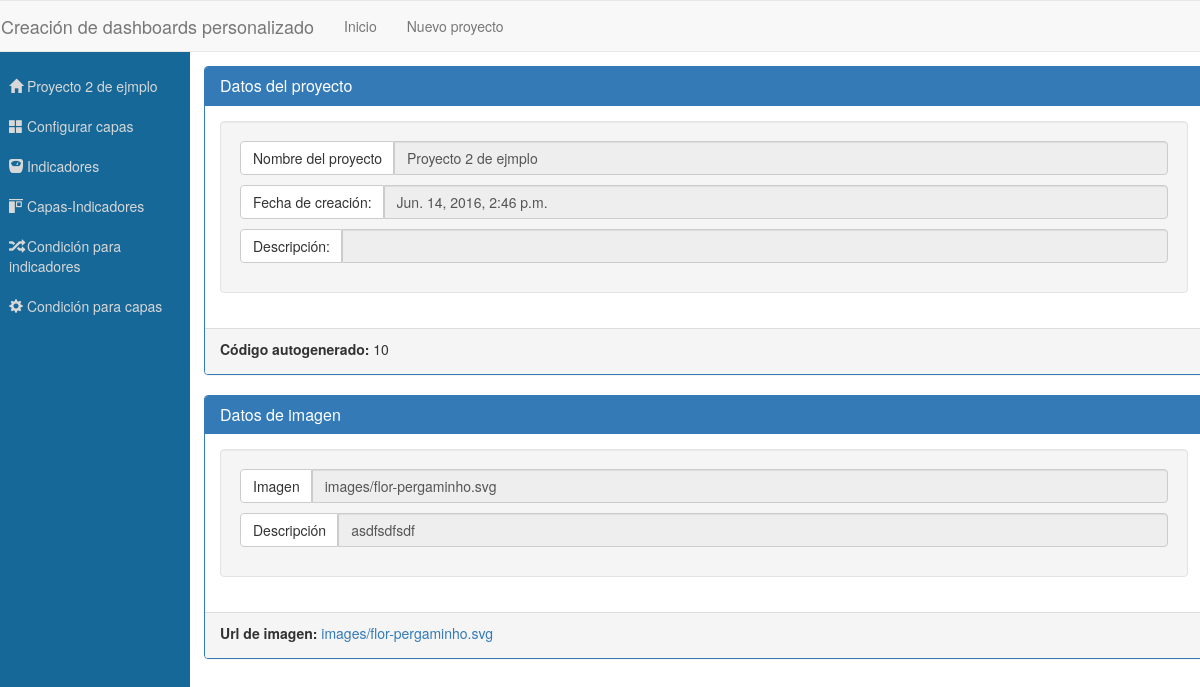
The app's page /project/10, older data.
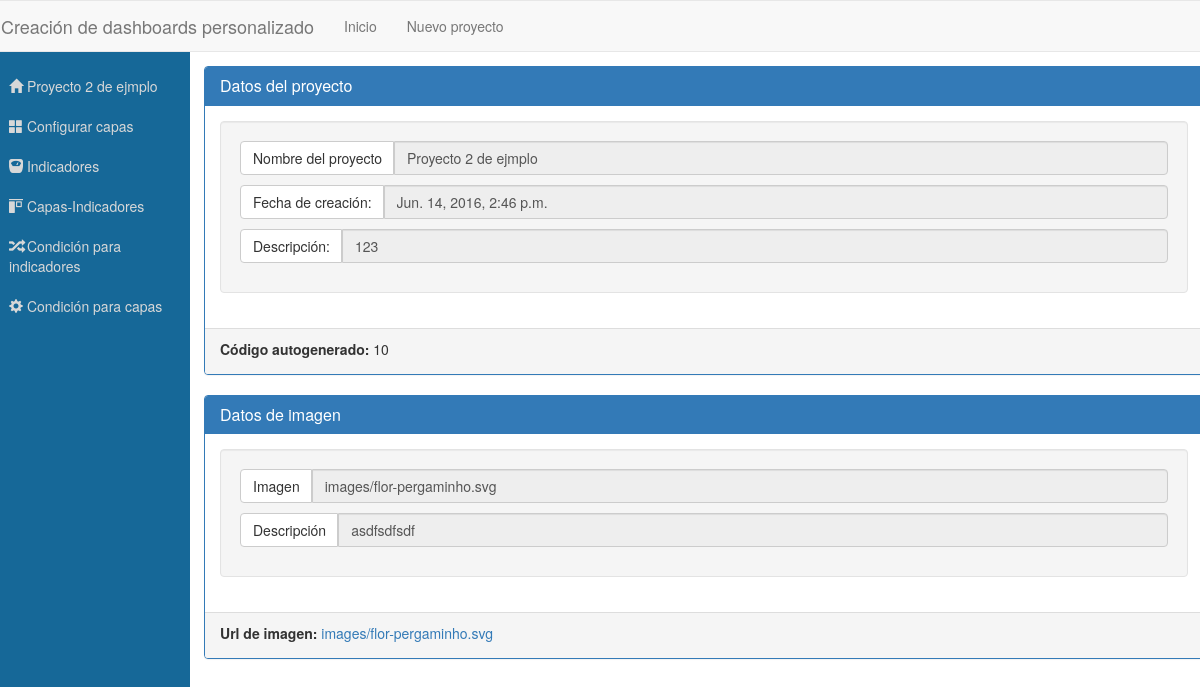
The same page, newer data.
### dashboardConfigApp/models.py (models this page shows, shortened)
class Proyecto(models.Model):
	nombre = models.CharField(max_length=100)
	descripcion = models.CharField(max_length=100, default='')
	fechaCreacion = models.DateTimeField(default=timezone.now)

class Image(models.Model):
	descripcion = models.CharField(max_length=100)
	imagen = models.FileField(upload_to='images/', default='images/none_image.jpg')
	proyecto = models.ForeignKey(Proyecto)

### dashboardConfigApp/views.py (the view)
# urls.py: url(r'^project/(\d+)$', GetInfoProject, name='configProject'),
def GetInfoProject(request, idProject):
	if(request.method == 'GET'):
		project = Proyecto.objects.get(pk = idProject)
		singleImage = Image.objects.get(proyecto__pk = idProject)
		dictionary = {
			'project': project,
			'singleImage': singleImage
		}
		return render(request, "project/projectInfo.html", dictionary)

### dashboardConfigApp/templates/project/projectInfo.html
{% extends "project/configProject.html" %}
{% block project-options %}
	<div class="container-proyect-info">
		<div class="panel panel-primary">
			<div class="panel-heading">
		    	<h3 class="panel-title">Datos del proyecto</h3>
	  		</div>
	  		<div class="panel-body">
		   		<div class="well">
			   		<div class="input-group proyect-detail">
					  <span class="input-group-btn">
					    <label class="btn btn-default">Nombre del proyecto</label>
					  </span>
					  <input type="text" class="form-control" value="{{project.nombre}}" disabled="">
					</div>
					<div class="input-group proyect-detail">
					  <span class="input-group-btn">
					    <label class="btn btn-default">Fecha de creación:</label>
					  </span>
					  <input type="text" class="form-control" value="{{project.fechaCreacion}}" disabled="">
					</div>
					<div class="input-group proyect-detail">
					  <span class="input-group-btn">
					    <label class="btn btn-default">Descripción:</label>
					  </span>
					  <input type="text" class="form-control" value="{{project.descripcion}}" disabled="">
					</div>
		   		</div>
	  		</div>
  			<div class="panel-footer"><label>Código autogenerado:</label>  {{singleImage.proyecto.pk}}</div>
		</div>
		<div class="panel panel-primary">
			<div class="panel-heading">
		    	<h3 class="panel-title">Datos de imagen</h3>
	  		</div>
	  		<div class="panel-body">
		   		<div class="well">
					<div class="input-group proyect-detail">
					  <span class="input-group-btn">
					    <label class="btn btn-default">Imagen</label>
					  </span>
					  <input type="text" class="form-control" value="{{singleImage.imagen}}" disabled="">
					</div>
					<div class="input-group proyect-detail">
					  <span class="input-group-btn">
					    <label class="btn btn-default">Descripción</label>
					  </span>
					  <input type="text" class="form-control" value="{{singleImage.descripcion}}" disabled="">
					</div>
		   		</div>
	  		</div>
  			<div class="panel-footer"><label>Url de imagen:</label>  <a href="{{singleImage.imagen.url}}" target="_blank">{{singleImage.imagen}}</a></div>
		</div>
	</div>
{% endblock project-options %}

### dashboardConfigApp/templates/project/configProject.html
{% extends "base.html" %}
{% block content %}
		<div class="row row-panel-project">
			<div class="container-panel">
				<div class="col-lg-2 panel-project">
					<nav>
						<ul>
							<li><a href="{% url 'configProject' project.pk %}"><span class="glyphicon glyphicon-home"></span> {{project.nombre}}</a></li>
							<li><a href="{% url 'get_update_layers' project.pk  singleImage.pk %}"><span class="glyphicon glyphicon-th-large"></span> Configurar capas</a></li>
							<li><a href=""><span class="glyphicon glyphicon-scale"></span> Indicadores</a></li>
							<li><a href=""><span class="glyphicon glyphicon-object-align-top"></span> Capas-Indicadores</a></li>
							<li><a href=""><span class="glyphicon glyphicon-random"></span> Condición para indicadores</a></li>
							<li><a href=""><span class="glyphicon glyphicon-cog"></span> Condición para capas</a></li>
						</ul>
					</nav>
				</div>
				<div class="col-lg-10 panel_selected">
					{% block project-options %}
					{% endblock project-options %}
				</div>
			</div>
		</div>
{% endblock content %}

### dashboardConfigApp/templates/base.html (shortened to what this page needs)
<!DOCTYPE html>
{% load staticfiles %}
<html>
<head>
	<link rel="stylesheet" type="text/css" href="https://maxcdn.bootstrapcdn.com/bootstrap/3.3.6/css/bootstrap.min.css">
	<link rel="stylesheet" type="text/css" href="{% static 'css/new_project.css' %}">
</head>
<body>
	<div class="header-body">
		<div class="row">
			<nav class="navbar navbar-default navbar-main">
				 <div class="navbar-header">
				    <a class="navbar-brand" href="{% url 'home' %}">Creación de dashboards personalizado</a>
			  	</div>
				<div class="collapse navbar-collapse navbar-ex1-collapse">
				    <ul class="nav navbar-nav">
				      <li><a href="{% url 'home' %}">Inicio</a></li>
				      <li><a href="{% url 'new_project' %}">Nuevo proyecto</a></li>
				    </ul>
				</div>
			</nav>
		</div>
	</div>
	{% block content %}
	{% endblock %}
</body>
</html>

### dashboardConfigApp/static/css/new_project.css (style rules this page uses)
.navbar-main { margin-bottom:0 }
.row-panel-project { height:100vh;display:flex }
.row-panel-project .container-panel { flex:1;display:flex }
.row-panel-project .container-panel .panel-project,.row-panel-project .container-panel .panel_selected { overflow-y:auto;padding:1em }
.row-panel-project .container-panel .panel_selected .container-proyect-info .panel { width:1000px }
.row-panel-project .container-panel .panel_selected .container-proyect-info .panel .panel-body .well .proyect-detail { margin-bottom:10px }
.row-panel-project .container-panel .panel-project { background:#166898 }
.row-panel-project .container-panel .panel-project nav ul { margin-left:0;padding-left:0 }
.row-panel-project .container-panel .panel-project nav ul li { list-style:none;padding:10px }
.row-panel-project .container-panel .panel-project nav ul li a { text-decoration:none;margin:0;display:block;width:100%;height:100%;color:#d8d8d8 }

Row changes from the older to the newer data that the page shows:
changed Proyecto "Proyecto 2 de ejmplo": descripcion (not shown) → "123"
